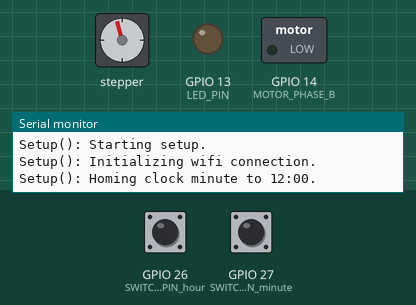
Recording of a sketch running on a simulated ESP32. Shown: stepper motor, switched loads named in the sketch (green lamp = pin HIGH), output pins drawn as LEDs (lit = HIGH), the last lines printed to the serial monitor. Wiring (inferred from the names in the program): stepper motor driver (12000 steps per turn assumed): step GPIO 3; direction GPIO 2. The inputs (shaded band) are chosen by the test bench; at power-on: GPIO 27 (SWITCH_PIN_minute) HIGH, GPIO 26 (SWITCH_PIN_hour) HIGH. WiFi joins after 1.5 s; servers stay silent unless stated; pins used as bus, display or sensor lines are not drawn.

Above: at 0.82 s.
0.9 s: GPIO 27 (SWITCH_PIN_minute) pulled LOW for 0.15 s
At 2.0 s:
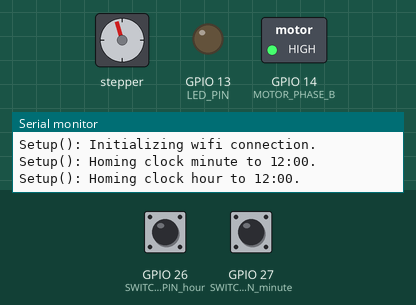
2.5 s: GPIO 26 (SWITCH_PIN_hour) pulled LOW for 0.15 s
At 3.6 s:
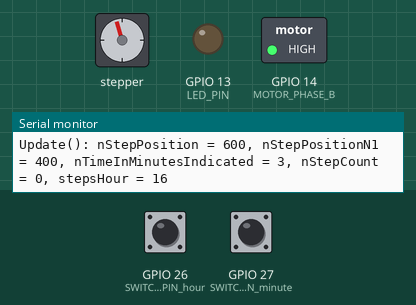
Timing chart, 0 to 67.1 s (numbered marks = the images above; inputs shaded):
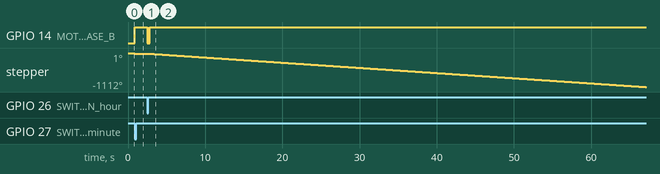

The sketch:

ckick_DolnaDikana_NEMA17_ino.ino
```cpp
// (licence header left out)
#include                              <time.h>                              // for time
#include                              <WiFi.h>                              // for wifi
#include                              <WiFiUdp.h>                           // for udp

// Constants.

enum          NtpPacketMode           {REQUEST, SENT, RECEIVED};          // possible values for an NtpPacketMode variable.
const int dirPin_minute = 2;
const int stepPin_minute = 3;
const int dirPin_hour = 14;
const int stepPin_hour = 12;
const int stepsPerRevolution = 12000;
#define       DEBUG                   true                                // true for debug, false if not
#define       HOME_SWITCH_CALIBRATE   false                               // set to true to the run home switch calibration, false to run the clock
#define       LED_PIN                 13                                  // on board led drive pin
#define       MILLISECONDS_STEP_HOLD  2                                   // time in milliseconds between motor steps
#define       MOTOR_PHASE_A           32                                  // motor phase a pin
#define       MOTOR_PHASE_B           14                                  // motor phase b pin
#define       MOTOR_PHASE_C           33                                  // motor phase c pin
#define       MOTOR_PHASE_D           15                                  // motor phase d pin
#define       NTP_PACKET_LENGTH       48                                  // size, in bytes, of an ntp packet
#define       PACKET_DELAY_RESET      2                                   // maximum passes before resending an ntp packet request
#if           DEBUG
#define       SERIAL_PRINTF           Serial.printf                       // print debug information via serial
#else
#define       SERIAL_PRINTF           //                                  // do not print debug information
#endif
#define       STEPS_PER_HOUR          12000                               // steps for one full revolution
#define       SWITCH_PIN_minute       27                                  // 12:00 switch input-minute
#define       SWITCH_PIN_hour         26                                  // 12:00 switch input-hour
#define       TIME_ZONE               (+2)                                // offset from utc to your timezone
#define       UDP_PORT                4000                                // ntp time server udp port

// Global Variables.

int             nDelay =                        5000;                     // main loop default delay
NtpPacketMode   nNtpPacketMode =                REQUEST;                  // ntp packet request mode (see NtpPacketMode enum above)
bool            bNtpTimeRequestTrigger =        true;                     // ntp packet request trigger
byte            chNtpPacket[NTP_PACKET_LENGTH];                           // ntp packet
int             nPacketDelay =                  PACKET_DELAY_RESET;       // delay counter for resending ntp packet request
char            chPassword[] =                  "qawsedrf";          // your wifi network password
struct tm *     tmPointer;                                                // tm structure pointer
char            chSSID[] =                      "wiogw";              // your wifi network SSID
long            nTimeInMinutes =                0;                        // time in minutes
long            nTimeInMinutesIndicated =       0;                        // time in minutes indicated by clock
long            nTimeInHours=                   0;                        // time in hours
long            nTimeInHoursIndicated =         0;                        // time in hours indicated by clock
struct timeval  tvTimeValue;                                              // time value structure
WiFiUDP         Udp;                                                      // udp structure

// Setup.

void setup()
{
  // Serial.

  Serial.begin(115200);
  while(!Serial){};

  SERIAL_PRINTF("Setup(): Starting setup.\n");

  // I/O.

    // Set motor drive pins as outputs.
    pinMode(stepPin_minute, OUTPUT);
    pinMode(dirPin_minute, OUTPUT);
    pinMode(stepPin_hour, OUTPUT);
    pinMode(dirPin_hour, OUTPUT);
    // pinMode(MOTOR_PHASE_A, OUTPUT);
    // pinMode(MOTOR_PHASE_B, OUTPUT);
    // pinMode(MOTOR_PHASE_C, OUTPUT);
    // pinMode(MOTOR_PHASE_D, OUTPUT);

    // Set on board led pin as output.

    pinMode(LED_PIN, OUTPUT);

    // Set 12:00 o'clock position switch pin as input.

    pinMode(SWITCH_PIN_minute, INPUT_PULLUP);
    pinMode(SWITCH_PIN_hour, INPUT_PULLUP);

#if HOME_SWITCH_CALIBRATE

    // Home switch position calibration.

      // Rotate counter clockwise 90 degrees.

      for(int nCount = 0; nCount < STEPS_PER_HOUR / 4; nCount ++)
      {
        Step_minute(-1);
      }

      // Rotate clockwise until the 12:00 switch activates.

        // On board led on.

        digitalWrite(LED_PIN, HIGH);

        // Rotate clockwise until the 12:00 switch activates.

        while(digitalRead(SWITCH_PIN_minute))
        {
          Step(1);
        }

        // On board led off.

        digitalWrite(LED_PIN, LOW);

        // Motor off.

        MotorOff();

        // Loop forever (reset the esp32 to restart the test).

        while(1){};

#endif

  // Wifi.

  SERIAL_PRINTF("Setup(): Initializing wifi connection.\n");
  WiFi.begin(chSSID, chPassword);

  // Begin udp service.

  Udp.begin(UDP_PORT);

  // Home the clock.

  Home();

  // Set esp32 rtc to 00:00:00.

  memset(& tvTimeValue, 0, sizeof(tvTimeValue));
  settimeofday(& tvTimeValue, NULL);

  // Check wifi status.

  SERIAL_PRINTF("Setup(): Confirming wifi connection.");

  while(WiFi.status() != WL_CONNECTED)
  {
      Serial.print(".");
      delay(500);
  }

  SERIAL_PRINTF("\nSetup(): WiFi connection confirmed to %s.\n", chSSID);

  // End of setup.

  SERIAL_PRINTF("Setup(): Setup complete, entering Loop().\n");
}

//////////////////////////////////////////////////////////////////////////////////////////////////////////////
//
// Loop.
//
//////////////////////////////////////////////////////////////////////////////////////////////////////////////

void loop()
{
  // Reset delay.
  nDelay = 5000;

  // Update nTimeInMinutes from the ESP32 rtc.

  gettimeofday(& tvTimeValue, NULL);

  tmPointer = localtime(& tvTimeValue.tv_sec);
  nTimeInMinutes = ((tmPointer->tm_hour % 12) * 60) + tmPointer->tm_min;

  SERIAL_PRINTF("Loop(): esp32 rtc: Time = %02d:%02d, nTimeInHours = %d, nTimeInMinutes = %d.\n", tmPointer->tm_hour % 12, tmPointer->tm_min, nTimeInHours, nTimeInMinutes);

 // Update clock.

  Update();

  // At zero minutes (the top of every hour), trigger an ntp time request in not already triggered.

  // if(tmPointer->tm_min == 0)
  // {
  //   // Zero minutes, check ntp time request trigger.

  //   if(bNtpTimeRequestTrigger)
  //   {
  //     // Time request not yet triggered, trigger ntp time request.

  //     SERIAL_PRINTF("Loop(): top of hour, triggering ntp time request.\n");
  //     nNtpPacketMode = REQUEST;
  //     bNtpTimeRequestTrigger = false;

  //     // At zero minutes, check for zero hours.

  //     if((tmPointer->tm_hour % 12) == 0)
  //     {
  //       // At zero minutes and zero hours, check home switch.

  //       if(digitalRead(SWITCH_PIN_minute))
  //       {
  //         // Home swich not activated at zero minutes, zero hours, home the clock.

  //         SERIAL_PRINTF("Loop(): **** CLOCK SLOW, GEAR TRAIN TOO TIGHT OR INCREASE MILLISECONDS_STEP_HOLD. ****\n");
  //         Home();
  //       }
  //     }
  //   }
  // }
  // else
  // {
  //   // Non-zero minutes, reset the ntp time request trigger.

  //   bNtpTimeRequestTrigger = true;
  // }

  // Check for ntp time request.

  if(nNtpPacketMode == REQUEST)
  {
    // Request is needed, initialize ntp packet.

      // Zero out chNtpPacket.

      memset(chNtpPacket, 0, NTP_PACKET_LENGTH);

      // Set the ll (leap indicator), vvv (version number) and mmm (mode) bits.
      //
      //  These bits are contained in the first byte of chNtpPacker and are in
      // the following msb to lsb format:  llvvvmmm
      //
      // where:
      //
      //    ll  (leap indicator) = 0
      //    vvv (version number) = 3
      //    mmm (mode)           = 3

      chNtpPacket[0]  = 0b00011011;

    // Send the ntp packet (see https://tf.nist.gov/tf-cgi/servers.cgi for other ip addresses).

    //IPAddress ipNtpServer(129, 6, 15, 29);
    IPAddress ipNtpServer(87, 97, 157, 120);
    Udp.beginPacket(ipNtpServer, 123);
    Udp.write(chNtpPacket, NTP_PACKET_LENGTH);
    Udp.endPacket();

    // Packet has been sent.

    nNtpPacketMode = SENT;
    nPacketDelay = PACKET_DELAY_RESET;
    SERIAL_PRINTF("Loop(): ntp packet sent.\n");
  }

  // Check for ntp time request sent.

  if(nNtpPacketMode == SENT)
  {
    // Ntp time request sent, check for ntp time server response.

    if(Udp.parsePacket())
    {
      // Server responded, read the packet.

      Udp.read(chNtpPacket, NTP_PACKET_LENGTH);

      // Obtain the time from the packet, convert to Unix time, and adjust for the time zone.

      tvTimeValue = {0, 0};

      tvTimeValue.tv_sec = ((unsigned long)chNtpPacket[40] << 24) +       // bits 24 through 31 of ntp time
                           ((unsigned long)chNtpPacket[41] << 16) +       // bits 16 through 23 of ntp time
                           ((unsigned long)chNtpPacket[42] <<  8) +       // bits  8 through 15 of ntp time
                           ((unsigned long)chNtpPacket[43]) -             // bits  0 through  7 of ntp time
                           (((70UL * 365UL) + 17UL) * 86400UL) +          // ntp to unix conversion
                           (TIME_ZONE * 3600UL) +                         // time zone adjustment
                           (5);                                           // transport delay fudge factor

      // Set the esp32 clock to ntp time.

      tmPointer = localtime(& tvTimeValue.tv_sec);
      settimeofday(& tvTimeValue, NULL);

      // Update nNtpPacketMode.

      nNtpPacketMode = RECEIVED;

      // Debug.

      SERIAL_PRINTF("Loop(): ntp time received is %02d:%02d.\n", tmPointer->tm_hour % 12, tmPointer->tm_min);
    }
    else
    {
      // Ntp packet has been sent but no server response yet, down count nPacketDelay.

      nPacketDelay = nPacketDelay - 1;

      // Check nPacketDelay.

      if(nPacketDelay <= 0)
      {
        // Time out.

        SERIAL_PRINTF("Loop(): ntp time packet timeout.\n");

        // nPacketDelay <= 0, reset it.

        nPacketDelay = PACKET_DELAY_RESET;

        // Request another packet send.

        nNtpPacketMode = REQUEST;
      }
    }
  }

  // Delay nDelay seconds.

  delay(nDelay);
}

//////////////////////////////////////////////////////////////////////////////////////////////////////////////
//
// Home
// Home the clock to 12:00.
// Entry   : nothing
// Returns : nothing
//
//////////////////////////////////////////////////////////////////////////////////////////////////////////////

void  Home()
{
  // Home clock.

  SERIAL_PRINTF("Setup(): Homing clock minute to 12:00.\n");

  // Turn on the on board led.

  digitalWrite(LED_PIN, HIGH);

  // Move off of the 12:00 switch.

  while(!digitalRead(SWITCH_PIN_minute))
  {
    Step_minute(1);
  }

  digitalWrite(LED_PIN, LOW);

  // Move onto the 12:00 switch.

  while(digitalRead(SWITCH_PIN_minute))
  {
    Step_minute(1);

  }

  // Turn off the on board led.

  digitalWrite(LED_PIN, LOW);

  SERIAL_PRINTF("Setup(): Homing clock hour to 12:00.\n");

  // Turn on the on board led.

  digitalWrite(LED_PIN, HIGH);

  // Move off of the 12:00 switch.

  while(!digitalRead(SWITCH_PIN_hour))
  {
    Step_hour(-1);
  }

  digitalWrite(LED_PIN, LOW);

  // Move onto the 12:00 switch.

  while(digitalRead(SWITCH_PIN_hour))
  {
    Step_hour(-1);

  }

  // Turn off the on board led.

  digitalWrite(LED_PIN, LOW);

  // Clock is now at 12:00.

  nTimeInMinutes = nTimeInMinutesIndicated = 0;
  nTimeInHours = nTimeInHoursIndicated = 0;

  SERIAL_PRINTF("Setup(): Clock homed at 12:00.\n");

  // Remove motor power.

  MotorOff();
}

//////////////////////////////////////////////////////////////////////////////////////////////////////////////
//
// MotorOff
// Turn off motor drive.
// Entry   : nothing
// Returns : nothing
//
//////////////////////////////////////////////////////////////////////////////////////////////////////////////

void  MotorOff()
{
  digitalWrite(MOTOR_PHASE_A, LOW);
  digitalWrite(MOTOR_PHASE_B, LOW);
  digitalWrite(MOTOR_PHASE_C, LOW);
  digitalWrite(MOTOR_PHASE_D, LOW);
}

//////////////////////////////////////////////////////////////////////////////////////////////////////////////
//
// Step
// Step the stepper motor.
// Entry   : direction (1 = clockwise, -1 = counter clockwise)
// Returns : nothing
//
// Notes   : 1) for this stepper motor, 1 step is 1 / STEPS_PER_HOUR degrees.
//
//           2) forward clock motion is performed in 8 steps:
//
//              a) Phase d
//              b) Phase d and c
//              c) phase c
//              d) phase c and b
//              e) phase b
//              f) phase b and a
//              g) phase a
//              h) phase a and d
//
//            3) Reverse clock motion is performed in the reverse order of 2).
//
//////////////////////////////////////////////////////////////////////////////////////////////////////////////

void  Step(int nDirection)
{
  // Local variables.

  static  int nPhase = 0;

  // Update phase.

  nPhase = ((nDirection < 0) ? (nPhase + 1) : (nPhase - 1)) & 7;

  // Step this phase.

  switch(nPhase)

  delay(MILLISECONDS_STEP_HOLD);
  Step_minute(nDirection);
  delay(MILLISECONDS_STEP_HOLD);
  Step_hour(nDirection);
}
void Step_minute(int nDirection)
{
  {
   if(nDirection == 1)
   {
    digitalWrite(dirPin_minute, LOW);
   }
    else
   {
    digitalWrite(dirPin_minute, HIGH);
   }
    digitalWrite(stepPin_minute, HIGH);
    delayMicroseconds(800);
    digitalWrite(stepPin_minute, LOW);
    delayMicroseconds(800);
  }
}

void Step_hour(int nDirection)
{
  {
   if(nDirection == 1)
   {
    digitalWrite(dirPin_hour, LOW);
   }
    else
   {
    digitalWrite(dirPin_hour, HIGH);
   }
    digitalWrite(stepPin_hour, HIGH);
    delayMicroseconds(800);
    digitalWrite(stepPin_hour, LOW);
    delayMicroseconds(800);
  }
}

//////////////////////////////////////////////////////////////////////////////////////////////////////////////
//
// Update
// Clock update.
// Entry   : nothing
// Returns : -1 if update occurred, 0 if not.
//
//////////////////////////////////////////////////////////////////////////////////////////////////////////////

int   Update()
{
  // Local variables.

  long              nClockwiseMinutes = 0;
  long              nCounterClockwiseMinutes = 0;
  long              nClockwiseHours = 0;
  long              nCounterClockwiseHours = 0;
  long              nStepCount = 0;
  long              nStepCount2 = 0;
  long              nStepCountHour = 0;
  long              nStepDirection = 0;
  long              nStepDirectionHour = 0;
  long              nStepPosition = 1;
  long              nStepPositionN1 = 0;
  int               stepsHour = 0;

  // Calculate clockwise and counterclockwise time in minutes required to drive indicated time to actual time.

  if(nTimeInMinutes > nTimeInMinutesIndicated)
  {
    nClockwiseMinutes = nTimeInMinutes - nTimeInMinutesIndicated;
    nCounterClockwiseMinutes = (nTimeInMinutesIndicated + (12 * 60)) - nTimeInMinutes;
  }
  else if(nTimeInMinutes < nTimeInMinutesIndicated)
  {
    nClockwiseMinutes = (nTimeInMinutes + (12 * 60)) - nTimeInMinutesIndicated;
    nCounterClockwiseMinutes = nTimeInMinutesIndicated - nTimeInMinutes;
  }

  // Check if update is needed.

  if((nClockwiseMinutes) || (nCounterClockwiseMinutes))
  {
    // Update is needed, determine shortest direction.

    if(nClockwiseMinutes < nCounterClockwiseMinutes)
    {
      // Clockwise movement is shorter.

      nStepDirection = 1;
      nStepDirectionHour = 0;
      digitalWrite(dirPin_minute, LOW);
    }
    else
    {
      // Counterclockwise movement is shorter.

      nStepDirection = 1;
      nStepDirectionHour = 0;
      digitalWrite(dirPin_minute, HIGH);
    }

    // Drive indicated time to time.

    while(nTimeInMinutes != nTimeInMinutesIndicated)
    {
      // Calculate n-1 step position.

      nStepPositionN1 = ((nTimeInMinutesIndicated % 60) * STEPS_PER_HOUR) / 60;

      // Update minutes.

      nTimeInMinutesIndicated = (nTimeInMinutesIndicated + nStepDirection) % (12 * 60);
      nTimeInMinutesIndicated = (nTimeInMinutesIndicated < 0) ? (12 * 60) + nTimeInMinutesIndicated : nTimeInMinutesIndicated;

      // Calculate current step position.

      nStepPosition = ((nTimeInMinutesIndicated % 60) * STEPS_PER_HOUR) / 60;

      // Calculate step count.

      nStepCount = ((nStepDirection > 0) ? nStepPosition - nStepPositionN1 : nStepPositionN1 - nStepPosition);
      nStepCount = (nStepCount < 0) ? STEPS_PER_HOUR + nStepCount : nStepCount;


      // Step the required steps.

      while(nStepCount)
      {
        Step_minute(nStepDirection);
        nStepCount = nStepCount - 1;
      }

      stepsHour = 0;
      nStepCount2 = 17;
      if(nTimeInMinutesIndicated % 3 == 0){
        nStepCount2 = 16;
      }
      while(nStepCount2)
      {
        stepsHour++;
        Step_hour(nStepDirectionHour);
        nStepCount2 = nStepCount2 - 1;
      }

      SERIAL_PRINTF("Update(): nStepPosition = %d, nStepPositionN1 = %d, nTimeInMinutesIndicated = %d, nStepCount = %d, stepsHour = %d\n",
                     nStepPosition, nStepPositionN1, nTimeInMinutesIndicated, nStepCount, stepsHour);
    }

  }
  else
  {
    // No update performed.

    return 0;
  }

  // Update was performed, remove motor power.

  MotorOff();

  // Update performed.

  return -1;
}
```

Measured:
- after the input at 0.9 s, GPIO 14 (MOTOR_PHASE_B): LOW → HIGH at once; stepper: stops changing and stays -16°
- after the input at 2.5 s, GPIO 14 (MOTOR_PHASE_B): HIGH → LOW at once, → HIGH 0.34 s later; stepper: keeps turning counter-clockwise at about 17°/s, starting at once
